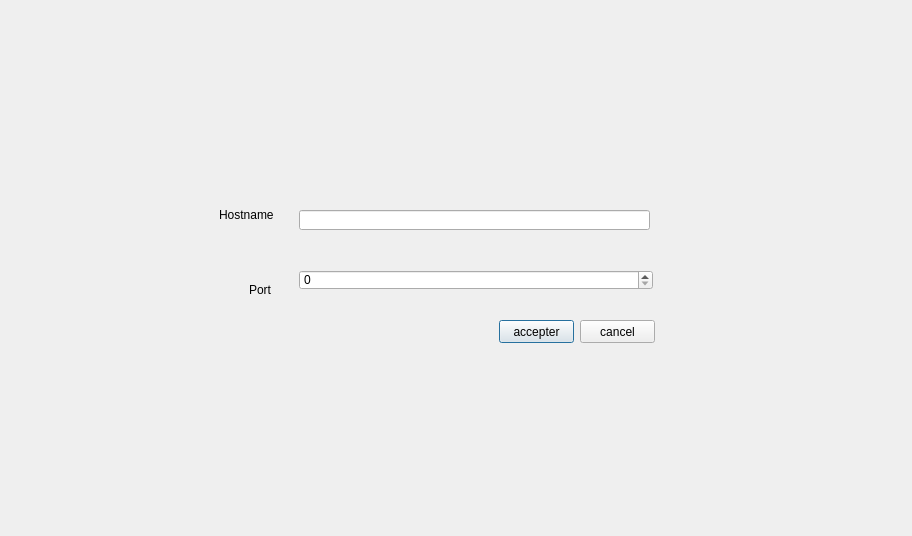
<?xml version="1.0" encoding="UTF-8"?>
<ui version="4.0">
 <class>dumessengerconnectiondialog</class>
 <widget class="QDialog" name="dumessengerconnectiondialog">
  <property name="geometry">
   <rect>
    <x>0</x>
    <y>0</y>
    <width>912</width>
    <height>536</height>
   </rect>
  </property>
  <property name="windowTitle">
   <string>Dialog</string>
  </property>
  <widget class="QLineEdit" name="hostname">
   <property name="geometry">
    <rect>
     <x>299</x>
     <y>210</y>
     <width>351</width>
     <height>20</height>
    </rect>
   </property>
  </widget>
  <widget class="QPushButton" name="pb_accepter">
   <property name="geometry">
    <rect>
     <x>499</x>
     <y>320</y>
     <width>75</width>
     <height>23</height>
    </rect>
   </property>
   <property name="text">
    <string>accepter</string>
   </property>
  </widget>
  <widget class="QSpinBox" name="port">
   <property name="geometry">
    <rect>
     <x>299</x>
     <y>270</y>
     <width>354</width>
     <height>20</height>
    </rect>
   </property>
   <property name="maximum">
    <number>999999999</number>
   </property>
  </widget>
  <widget class="QLabel" name="label">
   <property name="geometry">
    <rect>
     <x>249</x>
     <y>280</y>
     <width>31</width>
     <height>20</height>
    </rect>
   </property>
   <property name="text">
    <string>Port</string>
   </property>
  </widget>
  <widget class="QLabel" name="label_2">
   <property name="geometry">
    <rect>
     <x>219</x>
     <y>200</y>
     <width>61</width>
     <height>30</height>
    </rect>
   </property>
   <property name="text">
    <string>Hostname</string>
   </property>
  </widget>
  <widget class="QPushButton" name="pb_cancel">
   <property name="geometry">
    <rect>
     <x>580</x>
     <y>320</y>
     <width>75</width>
     <height>23</height>
    </rect>
   </property>
   <property name="text">
    <string>cancel</string>
   </property>
  </widget>
 </widget>
 <resources/>
 <connections/>
</ui>
